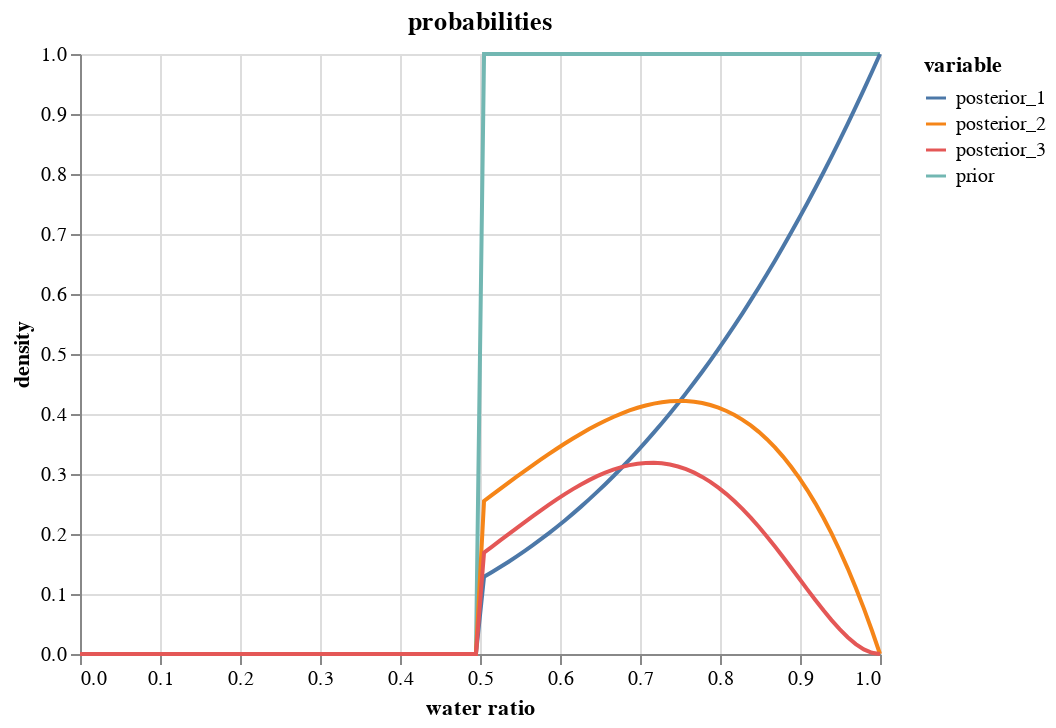

The cell this chart's notebook holds for it:
### Code cell
# convert wide df to tall, keep `p_grid` column
df = df.melt("p_grid", value_name="density")

alt.Chart(df, title="probabilities").mark_line().encode(
    alt.X("p_grid", title="water ratio"),
    y="density",
    color="variable",
)

### Figure 1 — Vega-Lite specification as saved in the notebook (floating-point values rounded to 4 significant figures; data arrays with more than 128 entries replaced by an {"elided": "..."} marker saying what was removed)
{"config": {"view": {"continuousWidth": 400, "continuousHeight": 300}}, "data": {"name": "data-f58a376faf18dc5e5c2e7a32906430d4"}, "mark": "line", "encoding": {"color": {"field": "variable", "type": "nominal"}, "x": {"field": "p_grid", "title": "water ratio", "type": "quantitative"}, "y": {"field": "density", "type": "quantitative"}}, "title": "probabilities", "$schema": "https://vega.github.io/schema/vega-lite/v4.17.0.json", "datasets": {"data-f58a376faf18dc5e5c2e7a32906430d4": {"elided": "400 records"}}}
